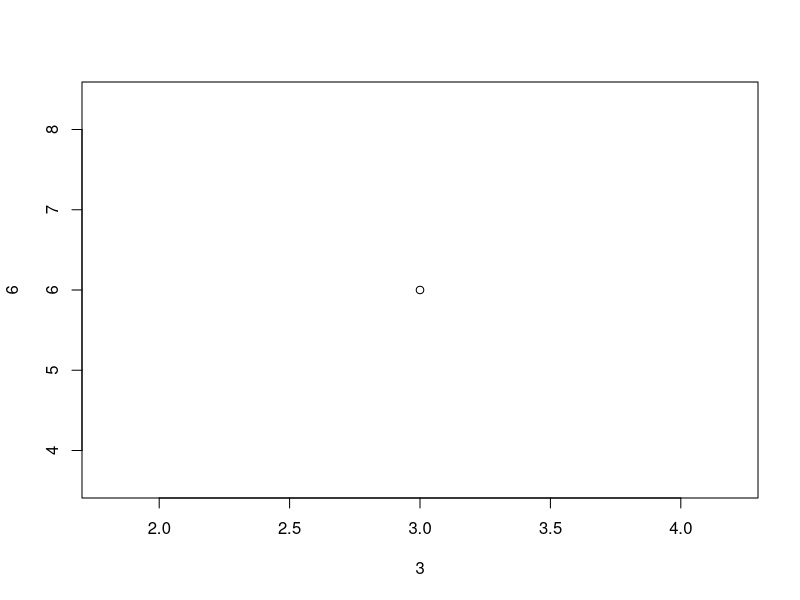
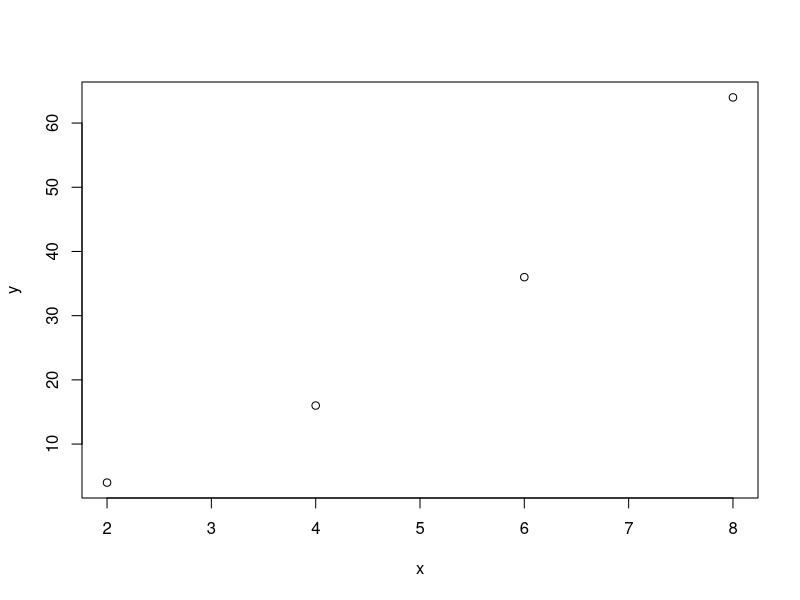
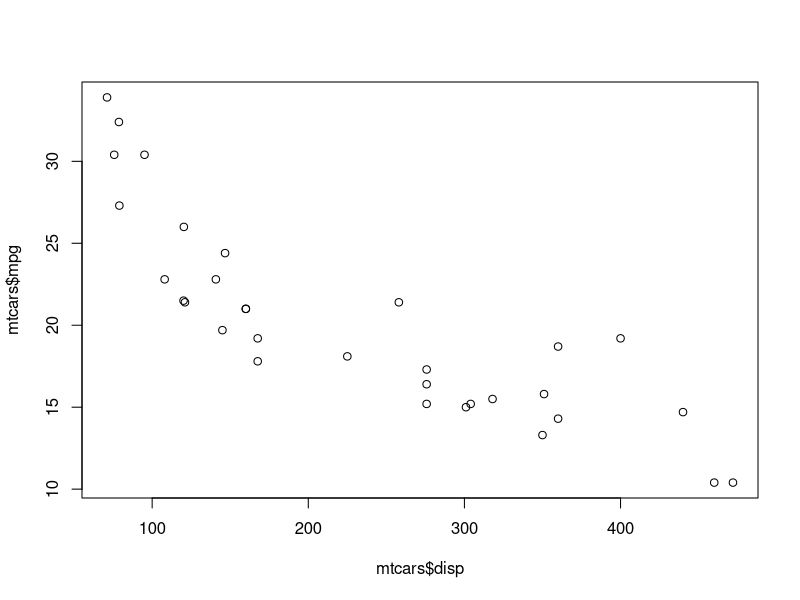
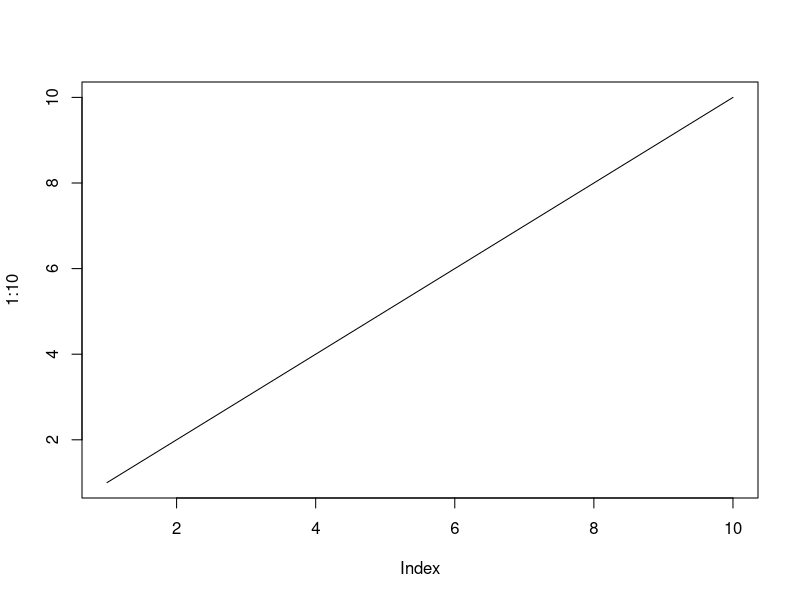
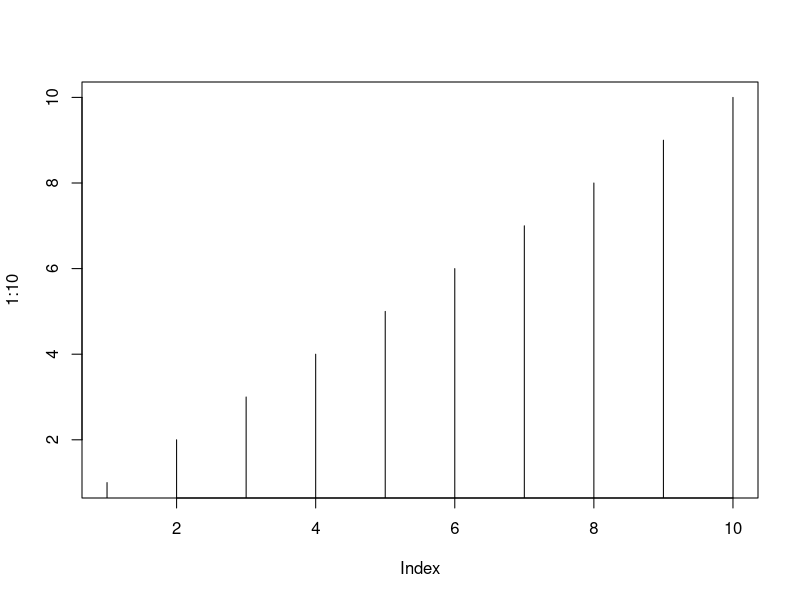
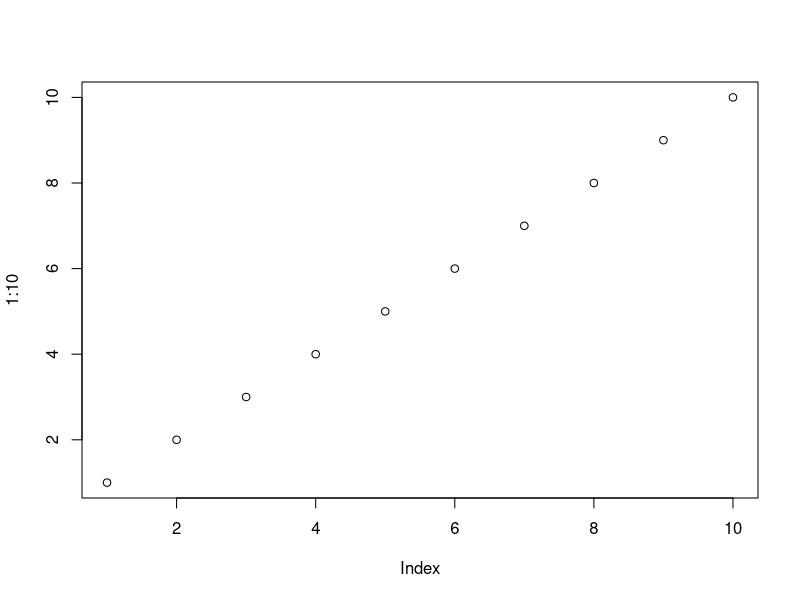
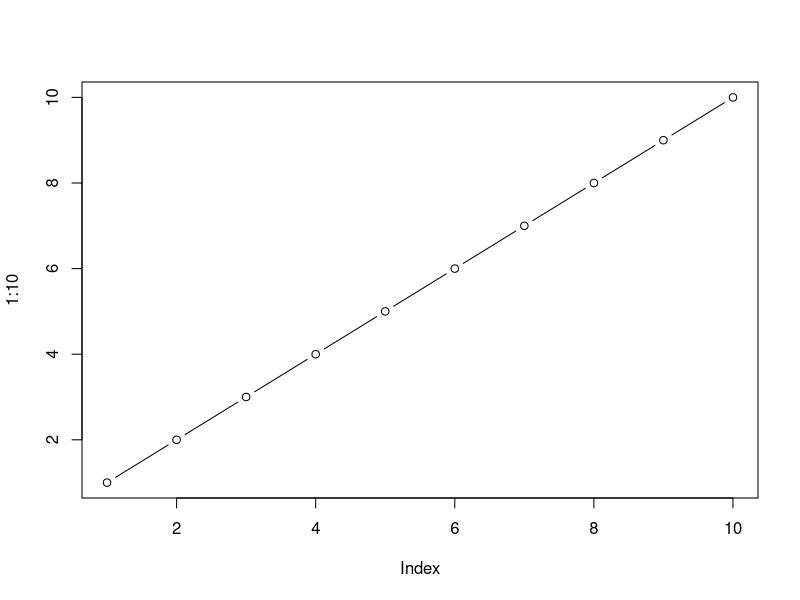

Write the R code that produced these figures, in order.
# plot one point
plot(3,6)

# plot mulitple points
x <- c(2,4,6,8)
y <- c(4,16,36,64)

plot(x,y)

plot(mtcars$disp, mtcars$mpg)

# line
plot(1:10, type = "l")
# histogram
plot(1:10, type = "h")
# points
plot(1:10, type = "p")
# both
plot(1:10, type = "b")

